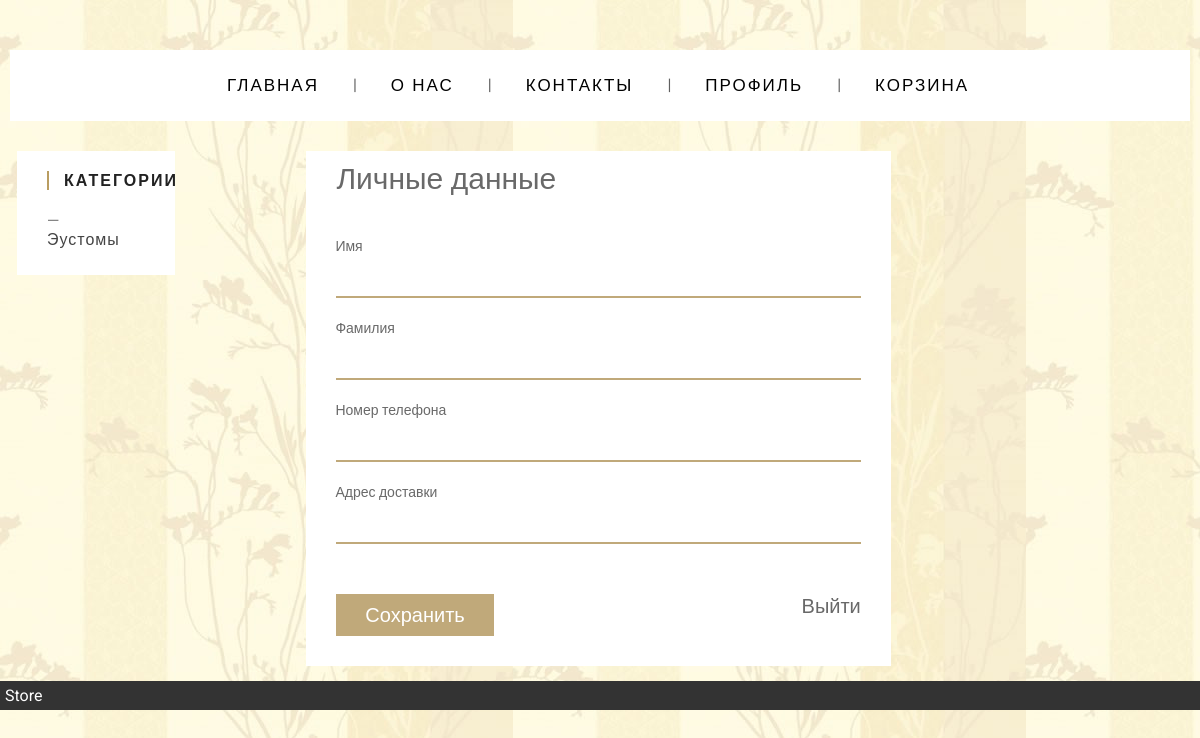
The page /profile (signed in) on the database as committed earlier.
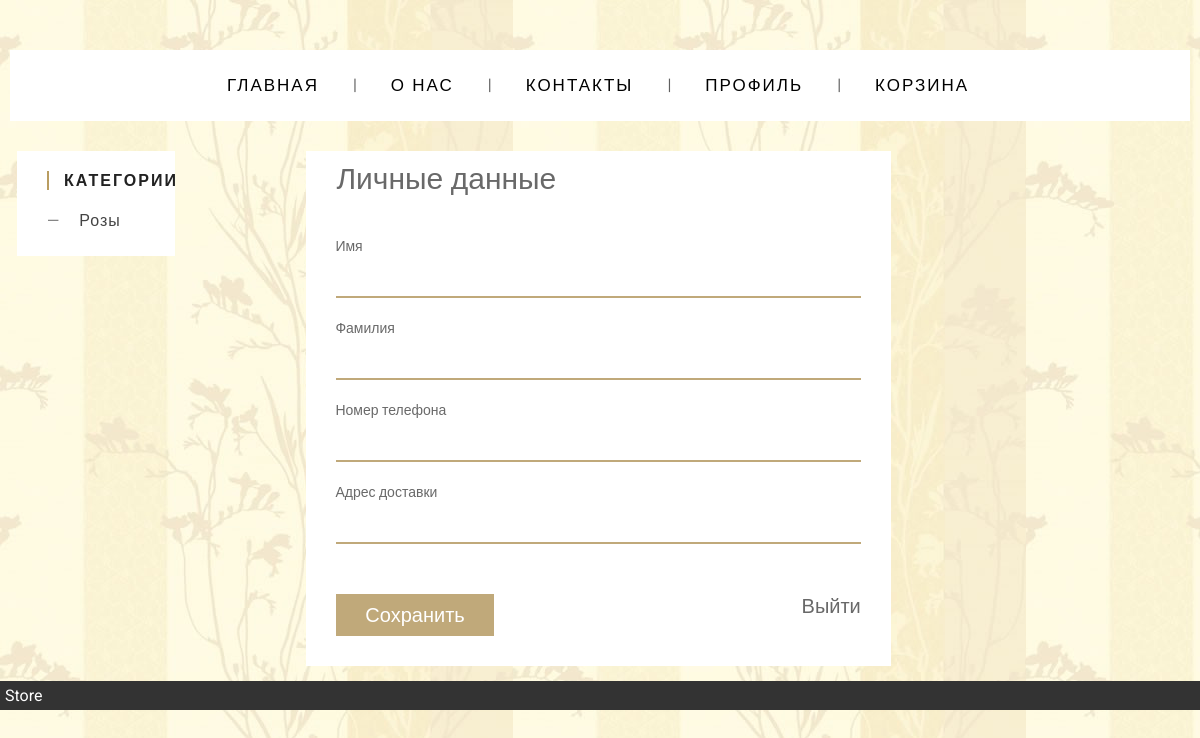
The same page on the database as committed later.
### main/models.py (models this page shows, shortened)
class Category(models.Model):
    category_title = models.CharField(max_length=50)
    slug = models.SlugField(null=True)

### main/views.py (the view, shortened to what this page needs)
# urls.py: path('profile', views.profile_page, name='user_page'),
def profile_page(request):
    categories = Category.objects.all()
    form = CustomerForm()
    user_form = UserForm()
    if request.user.is_authenticated:
        context = {'form': form, 'user_form': user_form, 'categories': categories, 'user': request.user}
        return render(request, 'main/user_templates/profile.html', context)
    else:
        return redirect('/login')

### main/forms.py
class CustomerForm(ModelForm):
    class Meta:
        model = Customer
        fields = ['address', 'phone']

class UserForm(ModelForm):
    class Meta:
        model = User
        fields = ['first_name', 'last_name']

### main/templates/main/user_templates/profile.html (shortened to what this page needs)
{% extends 'main/index.html'%}
{% load static %}
{% block content %}
<link rel="stylesheet" href="{% static 'css/login_register.css' %}" type="text/css" media="screen">
<form method="post" action="" class="ui-form" style="max-width: 60%; margin: 0px 10% 0px; padding: 10px 30px 30px;">
    <h3 style="text-align: left;">Личные данные</h3>
    <div class="form-row">
        <input name="{{user_form.first_name.html_name }}" type="text"   id="first_name" value="{{user.first_name}}">
        <label for="first_name">Имя</label>
    </div>
    <div class="form-row">
        <input name="{{user_form.last_name.html_name }}" type="text"  id="last_name" value="{{user.last_name}}">
        <label for="last_name">Фамилия</label>
    </div>
    <div class="form-row">
        <input type="text" name="{{form.phone.html_name}}"  id="phone" value="{{user.customer.phone}}">
        <label for="phone">Номер телефона</label>
    </div>
    <div class="form-row">
        <input type="text"  name="{{form.address.html_name}}" id="address" value="{{user.customer.address}}">
        <label for="address">Адрес доставки</label>
    </div>
    <p>
        <input type="submit" style="width: 30%;" value="Сохранить">
        <a style="float: right; font-size: 20px;" href="{% url 'logout_page' %}">Выйти</a>
    </p>
</form>
{% endblock %}

### main/templates/main/sidebar.html (shortened to what this page needs)
{% load static %}
<link rel="stylesheet" href="{% static 'css/sidebar.css' %}" type="text/css" media="screen">
<div class="widget">
  <h3 class="widget-title">Категории</h3>
{% for category in categories %}
  <ul class="widget-list">
    <li><a href="{% url 'category_product_list' category.slug %}"> {{category.category_title}} </a></li>
  </ul>
{% endfor %}
</div>

Rows that differ between the two databases and show on the page:
removed Category: category_title "Эустомы"
added Category: category_title "Розы"
